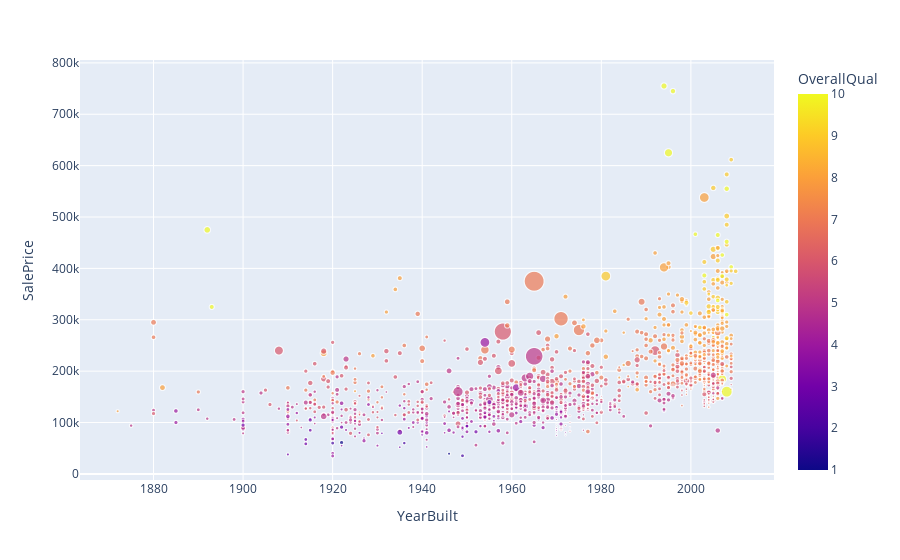

Notebook source saved alongside this figure:
### Markdown cell above
Looking at this graph, we could say that the biggesr heouses are the more expensive ones. As we can appreciate the bubbles are getting bigger as they go higher in the graph.

Besides, the houses built in the recent years are the ones that has a higher Overall Quality. The colors for the houses at the right/top of the graph are more yellow colored than the ones that are at the left/down (purple ones). Also this applies for the sales price.

### Code cell
fig4 = px.scatter(df2, x="YearBuilt", y="SalePrice", color="OverallQual",
                 size='LotArea', hover_data=['Id'])
fig4.show()

### Figure 1 — Plotly figure (JSON) as saved in the notebook; plotly's stock layout.template omitted (floating-point values rounded to 4 significant figures; data arrays with more than 128 entries replaced by an {"elided": "..."} marker saying what was removed)
{"data": [{"customdata": {"elided": "1460x1 int values"}, "hovertemplate": "YearBuilt=%{x}<br>SalePrice=%{y}<br>LotArea=%{marker.size}<br>Id=%{customdata[0]}<br>OverallQual=%{marker.color}<extra></extra>", "legendgroup": "", "marker": {"color": {"elided": "1460 int values"}, "coloraxis": "coloraxis", "size": {"elided": "1460 int values"}, "sizemode": "area", "sizeref": 538.1, "symbol": "circle"}, "mode": "markers", "name": "", "showlegend": false, "type": "scattergl", "x": {"elided": "1460 int values"}, "xaxis": "x", "y": {"elided": "1460 int values"}, "yaxis": "y"}], "layout": {"coloraxis": {"colorbar": {"title": {"text": "OverallQual"}}, "colorscale": [[0, "#0d0887"], [0.1111, "#46039f"], [0.2222, "#7201a8"], [0.3333, "#9c179e"], [0.4444, "#bd3786"], [0.5556, "#d8576b"], [0.6667, "#ed7953"], [0.7778, "#fb9f3a"], [0.8889, "#fdca26"], [1, "#f0f921"]]}, "legend": {"itemsizing": "constant", "tracegroupgap": 0}, "margin": {"t": 60}, "xaxis": {"anchor": "y", "domain": [0, 1], "title": {"text": "YearBuilt"}}, "yaxis": {"anchor": "x", "domain": [0, 1], "title": {"text": "SalePrice"}}}}
